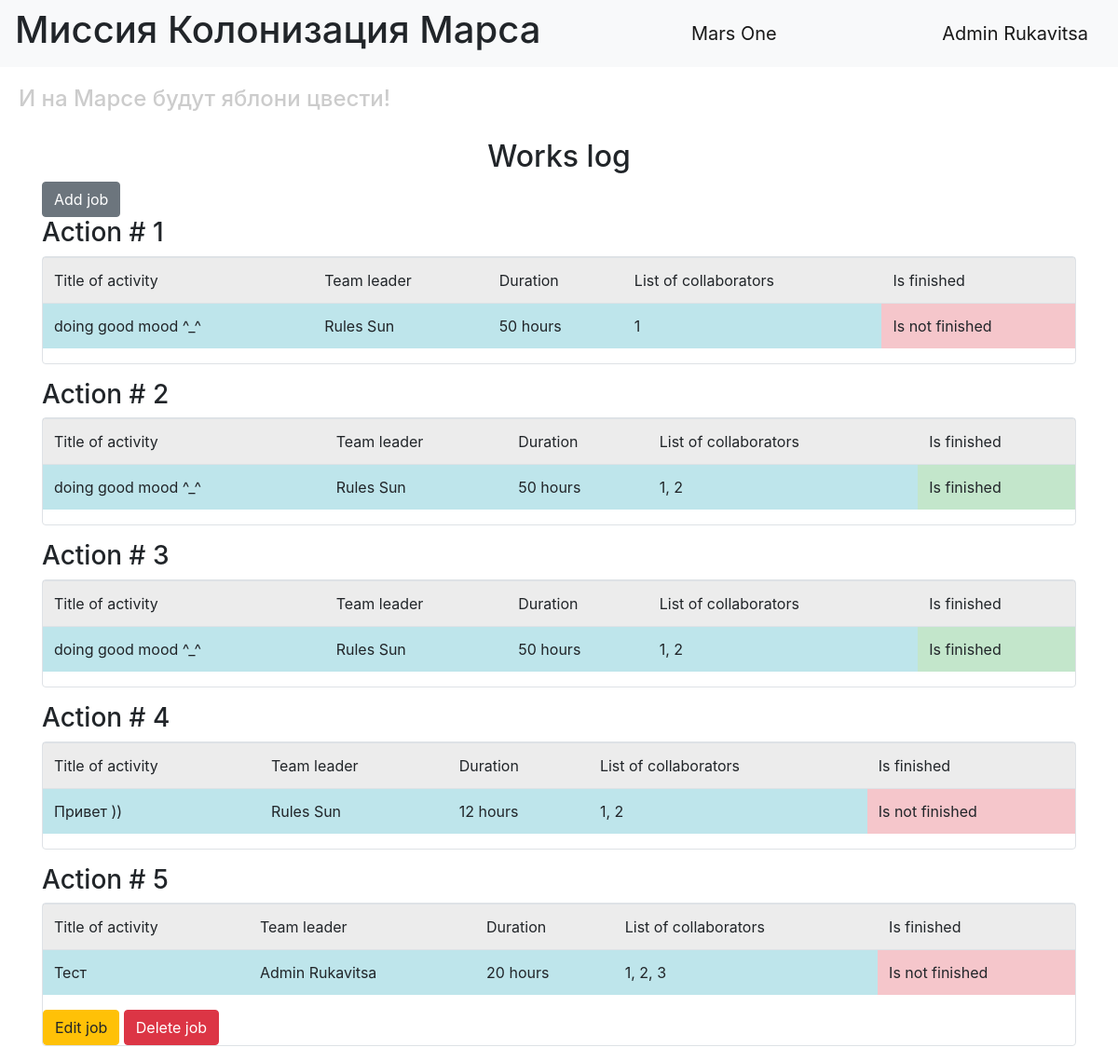
Screenshot of /index (signed in) with the database file from the repository.
### data/users.py (models this page shows, shortened)
class User(SqlAlchemyBase, UserMixin, SerializerMixin):
    __tablename__ = 'users'
    id = sqlalchemy.Column(sqlalchemy.Integer,
                           primary_key=True, autoincrement=True)
    surname = sqlalchemy.Column(sqlalchemy.String, nullable=True)
    name = sqlalchemy.Column(sqlalchemy.String, nullable=True)
    age = sqlalchemy.Column(sqlalchemy.Integer)
    position = sqlalchemy.Column(sqlalchemy.String, nullable=True)
    speciality = sqlalchemy.Column(sqlalchemy.String, nullable=True)
    address = sqlalchemy.Column(sqlalchemy.String, nullable=True)
    email = sqlalchemy.Column(sqlalchemy.String,
                              index=True, unique=True, nullable=True)
    hashed_password = sqlalchemy.Column(sqlalchemy.String, nullable=True)
    modified_date = sqlalchemy.Column(sqlalchemy.DateTime)
    city_from = sqlalchemy.Column(sqlalchemy.String)

### data/jobs.py (models this page shows)
class Jobs(SqlAlchemyBase, UserMixin, SerializerMixin):
    __tablename__ = 'jobs'
    id = sqlalchemy.Column(sqlalchemy.Integer,
                           primary_key=True, autoincrement=True)
    team_leader = sqlalchemy.Column(sqlalchemy.Integer,
                                    sqlalchemy.ForeignKey("users.id"))
    user = orm.relation('User')
    job = sqlalchemy.Column(sqlalchemy.String, nullable=True)
    work_size = sqlalchemy.Column(sqlalchemy.Integer)
    collaborators = sqlalchemy.Column(sqlalchemy.String)
    start_date = sqlalchemy.Column(sqlalchemy.DateTime,
                                   default=datetime.datetime.now)
    end_date = sqlalchemy.Column(sqlalchemy.DateTime)
    is_finished = sqlalchemy.Column(sqlalchemy.Boolean, default=False)

### main.py (the view)
@app.route('/')
@app.route('/index')
def index():
    session = db_session.create_session()
    jobs = session.query(Jobs)
    name, surname = [], []
    for job in jobs:
        for el in session.query(User).filter_by(id=job.team_leader):
            name.append(el.name)
            surname.append(el.surname)
    return render_template("index.html", jobs=jobs, name=name, surname=surname)

### data/db_session.py (called while the page is built)
def create_session() -> Session:
    global __factory
    return __factory()

### main.py (called while the page is built)
@login_manager.user_loader
def load_user(user_id):
    session = db_session.create_session()
    return session.query(User).get(user_id)

### templates/index.html
{% extends "base.html" %}
{% block content %}
<h2 align="center">Works log</h2>
{% if current_user.is_authenticated %}
    <a href="addjob" class="btn btn-secondary">Add job</a>
{% endif %}
{% for item in jobs %}
<h3>Action # {{ loop.index }}</h3>
<div class="col-md6 border rounded">
    <table class="table">
        <tr>
            <td class="table-active">Title of activity</td>
            <td class="table-active">Team leader</td>
            <td class="table-active">Duration</td>
            <td class="table-active">List of collaborators</td>
            <td class="table-active">Is finished</td>
        </tr>
      <tr>
        <td class="table-info">{{ item.job }}</td>
          <td class="table-info">{{ name[loop.index0] }} {{ surname[loop.index0] }}</td>
          <td class="table-info">{{ item.work_size }} hours</td>
          <td class="table-info">{{ item.collaborators }}</td>
          {% if item.is_finished %}
          <td class="table-success"> Is finished</td>
          {% else %}
          <td class="table-danger"> Is not finished</td>
          {% endif %}
      </tr>
    </table>
    {% if current_user.is_authenticated and (current_user == item.user or current_user.id == 1) %}
    <div>
        <a href="/jobs/{{ item.id }}" class="btn btn-warning">Edit job</a>
        <a href="/jobs_delete/{{ item.id }}" class="btn btn-danger">Delete job</a>
    </div>
{% endif %}
</div>
<p>
{% endfor %}
{% endblock %}

### templates/base.html (shortened to what this page needs)
<!DOCTYPE html>
<html lang="en">
<head>
    <link rel="stylesheet" href="https://stackpath.bootstrapcdn.com/bootstrap/4.4.1/css/bootstrap.min.css">
    <link rel="stylesheet" type="text/css" href="/static/css/style.css" />
</head>
  <body>
    <header>
      <nav class="navbar navbar-light bg-light">
          <h1>Миссия Колонизация Марса</h1>
        <a class="navbar-brand" href="#">Mars One</a>
          {% if current_user.is_authenticated %}
    <a class="navbar-brand" href="/logout">{{ current_user.name }} {{ current_user.surname }}</a>
{% else %}
    <p>
        <a class="btn btn-primary " href="/register">Зарегистрироваться</a>
        <a class="btn btn-success" href="/login">Войти</a>
    </p>
{% endif %}
      </nav>
        <h4>И на Марсе будут яблони цвести!</h4>
    </header>
    <main role="main" class="container">
        {% block content %}{% endblock %}
    </main>
  </body>
</html>

### static/css/style.css (style rules this page uses)
h4 { color: #cccccc; padding: 20px; }

### rows the page displays
User: name "Admin", surname "Rukavitsa"
Jobs: job "doing good mood ^_^", work_size "50", collaborators "1", is_finished "Is not finished"
User: name "Rules", surname "Sun"
Jobs: job "doing good mood ^_^", work_size "50", collaborators "1, 2", is_finished "Is finished"
Jobs: job "doing good mood ^_^", work_size "50", collaborators "1, 2", is_finished "Is finished"
Jobs: job "Привет ))", work_size "12", collaborators "1, 2", is_finished "Is not finished"
Jobs: job "Тест", work_size "20", collaborators "1, 2, 3", is_finished "Is not finished"
